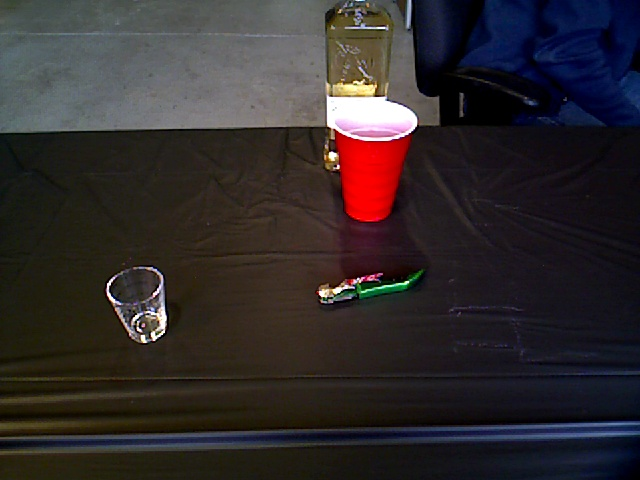
#> input picture images/VLM.jpeg, 640 x 480 px
$ python -i cluster.py   (imports and definitions only)
#> lines starting #> are read from the running program, lines starting #| are printed output that depends on the picture
#!/usr/bin/env python3

import numpy as np
import cv2 as cv
import matplotlib.pyplot as plt

class Cluster:
    '''

    '''
    def __init__(self, pixel_size=0.01, dilation_size=None):
        '''
        Constructor method for initializing the BBox class.

        Parameters:
        - self: The self reference.
        - pixel_size(float): The pixel size for an image.
        - dilation (int): The dilation size for each pixel.
        '''
        self.pixel_size = pixel_size
        self.dilation_size = dilation_size
        self.new_data = None
        self.labels = None
        self.stats = None
        self.region_dict = {}
        self.min_x = 0
        self.min_y = 0
        self.max_x = 0
        self.max_y = 0
        self.indices = 0
        self.object_height_buffer = 0.2 #in meters


    def compute_regions(self, data):
        '''
        Function that clusters pixels from a pointcloud.
        Parameters:
        - self: The self reference.
        - data (Numpy Array): Array that
        '''
        ## Normalize the data into integer buckets
        self.new_data = np.array([(int(x / self.pixel_size), int(y / self.pixel_size)) for x, y, z in data])
        self.min_x, self.min_y = np.min(self.new_data[:, 0]), np.min(self.new_data[:, 1])

        self.new_data[:, 0] -= self.min_x
        self.new_data[:, 1] -= self.min_y

        self.max_x, self.max_y = np.max(self.new_data[:, 0]), np.max(self.new_data[:, 1])

        ## Make an image and populate it.
        image = np.zeros((self.max_x + 1, self.max_y + 1), dtype=np.uint8)
        for x,y in self.new_data:
            image[x, y] = 255

        # fig, axs = plt.subplots(1, 3, figsize=(20, 5))
        # axs[0].imshow(image)
        # axs[0].title.set_text('Initial Image')

        ## Dilate and erode image to get rid of gaps
        if self.dilation_size:
            kernel = np.ones((self.dilation_size, self.dilation_size), np.uint8)
            image = cv.dilate(image, kernel, iterations=1)
            image = cv.erode(image, kernel, iterations=1)

        # axs[1].imshow(image)
        # axs[1].title.set_text(f'After dilation and erosion ({self.dilation_size})')

        n_labels, self.labels, self.stats, _  = cv.connectedComponentsWithStats(image, 8, cv.CV_8U)
        # print(f'{n_labels} total regions')

        ## Remove components that are too big (tabletop) or too small (noise)
        largest_area_index = np.argmax(self.stats[:, 4])
        mask = np.logical_or(self.stats[:, 4] <= 10, self.stats[:, 4] == self.stats[largest_area_index, 4])

        ## Get the indices of the components that are too big or too small
        self.indices = np.where(mask)[0]
        # [15 lines of commented-out code are left out]
        self.region_dict = {i: {"points": []} for i in range(1, n_labels) if i not in self.indices}
        # self.regions = {i: [] for i in range(1, n_labels) if i not in self.indices}
        for X, Y, Z in data:
            region_id = self.check_point(X, Y)
            if region_id:
                self.region_dict[region_id]["points"].append([X, Y, Z])

        for id in self.region_dict:
            points_array = np.array(self.region_dict[id]["points"])
            if points_array.size > 0:  # Check if the array is not empty
                x_centroid, y_centroid, z_centroid = np.mean(points_array, axis=0)
                z_values = [point[2] for point in self.region_dict[id]["points"]]
                max_z_value = max(z_values)
                self.region_dict[id]["centroid"] = [round(x_centroid, 3), round(y_centroid, 3), round(z_centroid,3)] #abs(max_z_value) + self.object_height_buffer, 3)]
            else:
                # Handle the case where points_array is empty
                self.region_dict[id]["centroid"] = [None, None, None]
            # x_centroid, y_centroid, _ = np.mean(points_array, axis=0)
            # z_values = [point[2] for point in self.region_dict[id]["points"]]
            # max_z_value = max(z_values)

            # self.region_dict[id]["centroid"] = [round(x_centroid,3), round(y_centroid,3), round(abs(max_z_value) + self.object_height_buffer,3)]

        return self.region_dict


    def check_point(self, x, y):
        ## Normalize the point
        int_x = int(x / self.pixel_size)
        int_y = int(y / self.pixel_size)

        ## min_x, min_y = np.min(self.new_data[:, 0]), np.min(self.new_data[:, 1])
        int_x -= self.min_x
        int_y -= self.min_y
        if 0 <= int_x < self.labels.shape[0] and 0 <= int_y < self.labels.shape[1]:
            label = self.labels[int_x, int_y]
            if label not in self.indices:
                return label


# [3 lines not run here, left out]


>>> import cv2
>>> picture = cv2.imread('../images/VLM.jpeg', cv2.IMREAD_GRAYSCALE)
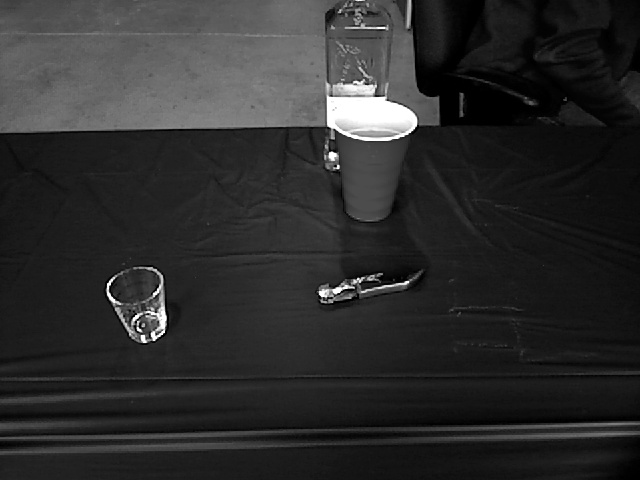
#> picture: shape (480, 640); min 0, max 255, mean 44.9
>>> result = Cluster().compute_regions(picture)
#> (the run stopped early here; a loop or call above may not have finished)

$ run again, on images/image.jpeg
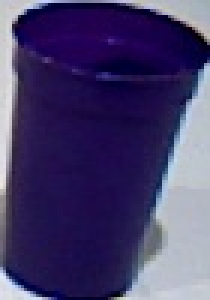
#> input picture images/image.jpeg, 70 x 100 px (shown 3 times larger)
#> `picture = cv2.imread('../images/VLM.jpeg', cv2.IMREAD_GRAYSCALE)`:
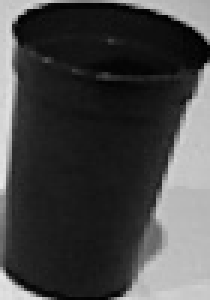
#> picture: shape (100, 70) (shown 3 times larger); min 0, max 232, mean 69
